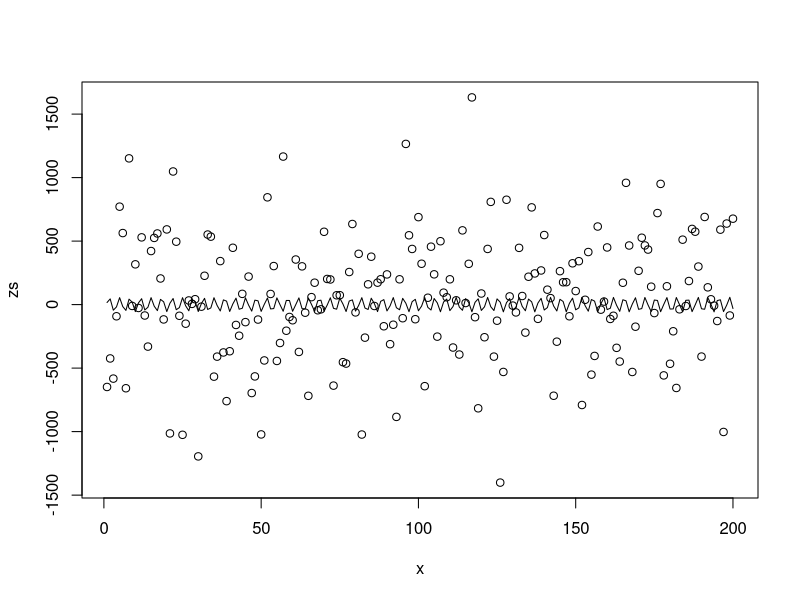

Generate this figure with R:
zs <- NULL
zst <- NULL
a <- 10
b <- 71
wfi <- 41
stdev <- 500
n <- 200
u <- rnorm(n,0,stdev)
x <- 1:n

wf <- function(x,n,a,b)
{
  v <- NULL
  for(j in 1:n)
  {
    v[j] <- (a^j)*cos((b^j)*x)
  }
  return(sum(v))
}

# The stable trend series

for(i in 1:n)
{
  zs[i] <- wf(x[i],1,a,b) + u[i]
}

for(i in 1:n)
{
  zst[i] <- wf(x[i],1,a,b)
}


# Regression result . . .
slst <- list(alpha = a, beta = b)
mods <- nls(zs ~ alpha*cos(beta*x), start = slst)
options(digits = 12)
summary(mods)

plot(x,zs,ylim = c(min(zs) , max(zs)))
lines(x,zst-fitted(mods))

# Manual calculation of alpha beta . . .
coeffest <- function(beta)
{
    (sum(zs * cos(beta*x)) * sum(x*sin(beta*2*x)))
    - (2*sum(x*zs*sin(beta*x)) * sum((cos(beta*x))^2))
}

bcof <- uniroot(coeffest, interval = c(b-3,b+3), extendInt = "yes")$root
acof <- sum(zs*cos(bcof * x))/sum((cos(bcof*x))^2)

cat("\014")

c(acof,bcof)